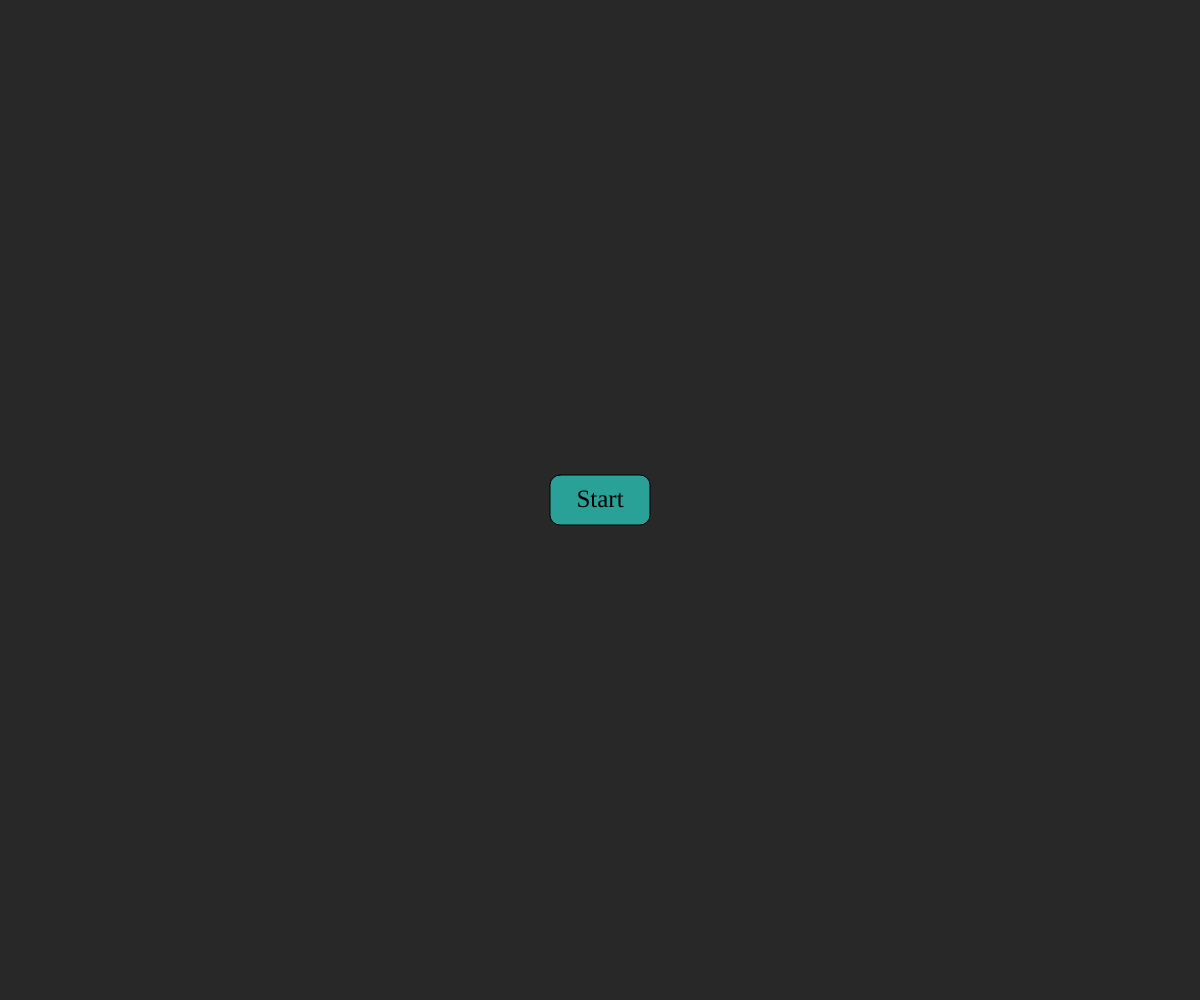
Frame 1 (no input)
Frame 60 (no input): identical to frame 1, image omitted
Frame 120 (the mouse pressed at the canvas centre since frame 60): identical to frame 1, image omitted

The p5.js sketch that drew this single still picture (run headless with seeded random() and noise() and a simulated clock; from frame 60 on, the mouse is pressed at the canvas centre):

// p5.js sketch
// ── sketch.js
// Generic Variables
let w; // width of the canvas
let h; // height of the canvas

// Grid Variables
let columns; // columns in the game (how long the words will be)
let rows; // rows in the game (total amt of guesses)
let gridSize; // size of the grid boxes
let squareSize; // size of the letter boxes
let yOffset; // offset for pushing the grid up/down
let xOffset; // offset for pushing the grid left/right
let ymargin; // calculating the xmargin
let xMargin; // calculating the ymargin

// Colors
let gridColor; // color of the grid
let letterBlank; // color of the letter boxes when no letters have been used
let letterRight; // color of when a guessed letter is correct
let letterClose; // color of when a guessed letter is close
let letterWrong; // color of when a guessed letter is wrong
let btnStart; // color of menu start button
let btnGeneric; // color of generic button

// Menu variable
let menu;

// Button Variables
let BUTTON_HEIGHT;
let BUTTON_WIDTH;

// Letters array
let letterIndex;
let wordIndex;
let letters;
let goalWord;

// Regular expression for letters
const regex = /[A-Za-z]+/;

function setup () {
    /* ----- Initialize variables -----*/
    // Generic variables
    w = windowWidth;
    h = windowHeight;

    // Grid Variables
    columns = 4;
    rows = 6;
    gridSize = 75;
    squareSize = 60;
    yOffset = 45;
    xOffset = 0;

    // Color variables
    gridColor = 50;
    letterBlank = 60;
    letterRight = color(19, 186, 65);
    letterClose = color(255, 159, 45);
    letterWrong = color(247, 65, 65);
    btnStart = color(42, 161, 151);
    btnGeneric = color(131, 148, 150);

    // Menu variable
    menu = 0;

    // Button Variables
    BUTTON_HEIGHT = 50;
    BUTTON_WIDTH = 100;

    // Letters array
    letterIndex = 0;
    wordIndex = 0;
    letters = [...new Array(rows)].map(() => new Array(columns));

    // Create the canvas we'll work on
    createCanvas(w, h);
} // setup()

function draw () {
    if (menu === 0) {
        menuView();
    } else if (menu === 1) {
        goalWord = "PEAR";
        gameView();
    }
} // draw()

/* --------------------- */
/* ----- FUNCTIONS ----- */
/* --------------------- */

function mouseClicked () {
    xLimit = BUTTON_WIDTH / 2;
    yLimit = BUTTON_HEIGHT / 2;

    // // log where the mouse is
    // console.log(mouseX + ", " + mouseY)
    // console.log("xLimit = " + xLimit)
    // console.log("yLimit = " + yLimit)
    // console.log("leftLimit = " + ((w/2) - xLimit) + " rightLimit = " + ((w/2) + xLimit))
    // console.log("upperLimit = " + ((h/2) - yLimit) + " rightLimit = " + ((h/2) + yLimit))

    // if we're on the base menu...
    if (menu === 0 && // ... and we're within the right x limits...
         mouseX > ((w / 2) - xLimit) && mouseX < ((w / 2) + xLimit)) // ... and we're within the right y limits...
    {
        if (mouseY > ((h / 2) - yLimit) && mouseY < ((h / 2) + yLimit))
        // ... then we've clicked a button!
        {
            menu = 1;
        } else {
            menu = 0;
        }
    }
} // mouseClicked()

function keyPressed () {
    const character = String.fromCodePoint(keyCode);

    if (keyCode === BACKSPACE) {
        letterIndex--;
        if (letterIndex === -1) {
            letters[wordIndex][letterIndex + 1] = "";
            letterIndex++;
        } else {
            letters[wordIndex][letterIndex] = "";
        }
    // console.log(letters);
    } else if (keyCode === ENTER) {
        goalWordVerify();
        if (letterIndex !== 0 && letterIndex % columns === 0) {
            letterIndex = 0;
            wordIndex = (wordIndex + 1) % rows;
            if(wordIndex === 0) {
                failed();
            }
        }
    }
    // if not backspace or enter check for character
    else if (regex.test(character)) {
        letters[wordIndex][letterIndex] = character;
        // letterIndex = (letterIndex + 1) % columns;
        if (letterIndex < columns) {
            letterIndex++;
        }
    // console.log(letters);
    } else {
        console.log(`Bad key: ${character}`);
    }
    // console.log(`Letter: ${letterIndex} Word: ${wordIndex}`);
} // keyPressed()

function windowResized () {
    resizeCanvas(windowWidth, windowHeight, true);
    w = windowWidth;
    h = windowHeight;
} // windowResized()

function failed() {
    console.log(`You lost! :( Goal word was: ${goalWord}`);
    setTimeout(() => {
        setup();
    }, 3000); // wait for 3 seconds
}

function goalWordFill (i, j) {
    if (letters[j][i] === undefined || letters[j][i] === "" || j >= wordIndex) {
        fill(letterBlank);
    } else if (goalWord.includes(letters[j][i])) {
        fill(letterClose);
        if (goalWord[i] === letters[j][i]) {
            fill(letterRight);
        }
    } else {
        fill(letterWrong);
    }
}

function goalWordVerify () {
    win = true;
    for (let i = 0; i < columns; i++) {
        if (letters[wordIndex][i] !== goalWord[i]) {
            win = false;
        }
    }

    if (win) {
        console.log(`You won!`);
        setTimeout(() => {
            setup();
        }, 3000); // wait for 3 seconds
    }
}

/* ----------------- */
/* ----- MENUS ----- */
/* ----------------- */

function gameView () {
    background(60);
    rectMode(CORNER);

    yMargin = ((h - (rows * gridSize)) / 2) + yOffset;
    xMargin = ((w - (columns * gridSize)) / 2) + xOffset;

    /* ----- Draw the grid and letter boxes ----- */
    // for each box in the grid...
    for (let i = 0; i < columns; i++) {
        for (let j = 0; j < rows; j++) {
            // ...set the xPos and yPos for the letters
            const xPos = (i * gridSize) + xMargin + ((gridSize - squareSize) / 2);
            const yPos = (j * gridSize) + yMargin + ((gridSize - squareSize) / 2);

            // ...set the gridxPos and gridyPos for this gridBoxes
            const gridxPos = (i * gridSize) + xMargin;
            const gridyPos = (j * gridSize) + yMargin;

            // ...create the two boxes in the grid

            fill(gridColor);
            square(gridxPos, gridyPos, gridSize, 4);

            goalWordFill(i, j);

            square(xPos, yPos, squareSize, 10);
            fill(0);
            textAlign(CENTER, CENTER);
            textSize(30);
            text(letters[j][i], xPos, yPos + (squareSize / 2) + 2, squareSize);

            // if (letters[i][j] != null) {
            //   print("This letter is " + letters[i][j])
            // }
        }
    }
}

function menuView () {
    background(40);

    rectMode(CENTER);
    fill(btnStart);
    rect(w / 2, h / 2, BUTTON_WIDTH, BUTTON_HEIGHT, 10);

    textFont("Georgia");
    textAlign(CENTER, CENTER);
    textSize(25);
    fill(0);
    text("Start", w / 2, h / 2, BUTTON_WIDTH, BUTTON_HEIGHT);
}

// ── words.js
{
    words : [
        "rebut",
        "humph",
        "awake",
        "blush",
        "focal",
        "evade",
        "naval",
        "serve",
        "heath",
        "dwarf",
        "model",
        "karma",
        "stink",
        "grade",
        "quiet",
        "bench",
        "abate",
        "feign",
        "major",
        "death",
        "fresh",
        "crust",
        "stool",
        "colon",
        "abase",
        "marry",
        "react",
        "batty",
        "pride",
        "floss",
        "helix",
        "croak",
        "staff",
        "paper",
        "unfed",
        "whelp",
        "trawl",
        "outdo",
        "adobe",
        "crazy",
        "sower",
        "repay",
        "digit",
        "crate",
        "cluck",
        "spike",
        "mimic",
        "pound",
        "maxim",
        "linen",
        "unmet",
        "flesh",
        "forth",
        "first",
        "stand",
        "belly",
        "ivory",
        "seedy",
        "print",
        "yearn",
        "drain",
        "bribe",
        "stout",
        "panel",
        "crass",
        "flume",
        "offal",
        "agree",
        "error",
        "swirl",
        "argue",
        "bleed",
        "delta",
        "flick",
        "totem",
        "wooer",
        "front",
        "shrub",
        "parry",
        "biome",
        "lapel",
        "start",
        "greet",
        "goner",
        "golem",
        "loopy",
        "round",
        "audit",
        "lying",
        "gamma",
        "labor",
        "islet",
        "civic",
        "forge",
        "corny",
        "moult",
        "basic",
        "salad",
        "agate",
        "spicy",
        "spray",
        "essay",
        "fjord",
        "spend",
        "kebab",
        "guild",
        "aback",
        "motor",
        "alone",
        "hatch",
        "hyper",
        "thumb",
        "dowry",
        "ought",
        "belch",
        "dutch",
        "pilot",
        "tweed",
        "comet",
        "jaunt",
        "steed",
        "abyss",
        "growl",
        "fling",
        "dozen",
        "erode",
        "world",
        "gouge",
        "click",
        "briar",
        "great",
        "altar",
        "pulpy",
        "blurt",
        "coast",
        "duchy",
        "fixer",
        "group",
        "rogue",
        "badly",
        "smart",
        "pithy",
        "gaudy",
        "chill",
        "heron",
        "finer",
        "surer",
        "radio",
        "rouge",
        "perch",
        "retch",
        "wrote",
        "clock",
        "tilde",
        "store",
        "prove",
        "bring",
        "solve",
        "cheat",
        "grime",
        "exult",
        "usher",
        "epoch",
        "triad",
        "break",
        "rhino",
        "viral",
        "conic",
        "masse",
        "sonic",
        "vital",
        "trace",
        "using",
        "peach",
        "champ",
        "baton",
        "brake",
        "pluck",
        "craze",
        "gripe",
        "weary",
        "picky",
        "acute",
        "ferry",
        "aside",
        "tapir",
        "troll",
        "unify",
        "rebus",
        "boost",
        "truss",
        "siege",
        "tiger",
        "banal",
        "slump",
        "crank",
        "gorge",
        "query",
        "drink",
        "favor",
        "abbey",
        "tangy",
        "panic",
        "solar",
        "shire",
        "proxy",
        "point",
        "robot",
        "wince",
        "crimp",
        "knoll",
        "sugar",
        "whack",
        "mount",
        "perky",
        "could",
        "wrung",
        "light",
        "those",
        "shard",
        "pleat",
        "aloft",
        "skill",
        "elder",
        "frame",
        "humor",
        "pause",
        "ulcer",
        "ultra",
        "robin",
        "cynic",
        "aroma",
        "caulk",
        "shake",
        "dodge",
        "swill",
        "tacit",
        "other",
        "thorn",
        "trove",
        "bloke",
        "vivid",
        "spill",
        "chant",
        "choke",
        "nasty",
        "mourn",
        "ahead",
        "brine",
        "cloth",
        "hoard",
        "sweet",
        "month",
        "lapse",
        "watch",
        "today",
        "focus",
        "smelt",
        "tease",
        "cater",
        "movie",
        "saute",
        "allow",
        "renew",
        "their",
        "slosh",
        "purge",
        "chest",
        "depot",
        "epoxy",
        "found",
        "shall",
        "harry",
        "stove",
        "lowly",
        "snout",
        "trope",
        "fewer",
        "shawl",
        "natal",
        "comma",
        "foray",
        "scare",
        "stair",
        "black",
        "squad",
        "royal",
        "chunk",
        "mince",
        "shame",
        "ample",
        "flair",
        "foyer",
        "cargo",
        "oxide",
        "plant",
        "olive",
        "inert",
        "askew",
        "heist",
        "shown",
        "zesty",
        "hasty",
        "trash",
        "fella",
        "larva",
        "forgo",
        "story",
        "hairy",
        "train",
        "homer",
        "badge",
        "midst",
        "canny",
        "slung",
        "metal",
        "yield",
        "delve",
        "being",
        "scour",
        "glass",
        "gamer",
        "scrap",
        "money",
        "hinge",
        "album",
        "vouch",
        "asset",
        "tiara",
        "crept",
        "bayou",
        "atoll",
        "manor",
        "creak",
        "showy",
        "phase",
        "froth",
        "depth",
        "gloom",
        "flood",
        "trait",
        "girth",
        "piety",
        "payer",
        "goose",
        "float",
        "donor",
        "atone",
        "primo",
        "apron",
        "blown",
        "cacao",
        "loser",
        "input",
        "gloat",
        "awful",
        "brink",
        "smite",
        "beady",
        "rusty",
        "retro",
        "droll",
        "gawky",
        "hutch",
        "pinto",
        "gaily",
        "egret",
        "lilac",
        "sever",
        "field",
        "fluff",
        "hydro",
        "flack",
        "agape",
        "voice",
        "stead",
        "stalk",
        "berth",
        "madam",
        "night",
        "bland",
        "liver",
        "wedge",
        "augur",
        "roomy",
        "wacky",
        "flock",
        "angry",
        "bobby",
        "trite",
        "aphid",
        "midge",
        "power",
        "elope",
        "cinch",
        "motto",
        "stomp",
        "upset",
        "bluff",
        "cramp",
        "quart",
        "coyly",
        "youth",
        "rhyme",
        "buggy",
        "alien",
        "smear",
        "unfit",
        "patty",
        "cling",
        "glean",
        "label",
        "hunky",
        "khaki",
        "poker",
        "gruel",
        "twice",
        "twang",
        "shrug",
        "treat",
        "unlit",
        "waste",
        "merit",
        "woven",
        "octal",
        "needy",
        "clown",
        "widow",
        "irony",
        "ruder",
        "gauze",
        "chief",
        "onset",
        "prize",
        "fungi",
        "charm",
        "gully",
        "inter",
        "whoop",
        "taunt",
        "leery",
        "class",
        "theme",
        "lofty",
        "tibia",
        "alpha",
        "thyme",
        "eclat",
        "doubt",
        "parer",
        "chute",
        "stick",
        "trice",
        "alike",
        "sooth",
        "recap",
        "saint",
        "liege",
        "glory",
        "grate",
        "admit",
        "brisk",
        "soggy",
        "usurp",
        "scald",
        "scorn",
        "leave",
        "twine",
        "sting",
        "bough",
        "marsh",
        "sloth",
        "dandy",
        "vigor",
        "howdy",
        "enjoy",
        "valid",
        "ionic",
        "equal",
        "unset",
        "floor",
        "catch",
        "spade",
        "exist",
        "quirk",
        "denim",
        "grove",
        "spiel",
        "mummy",
        "fault",
        "foggy",
        "flout",
        "carry",
        "sneak",
        "libel",
        "waltz",
        "aptly",
        "piney",
        "inept",
        "aloud",
        "photo",
        "dream",
        "stale",
        "vomit",
        "ombre",
        "unite",
        "snarl",
        "baker",
        "there",
        "glyph",
        "pooch",
        "hippy",
        "spell",
        "folly",
        "louse",
        "gulch",
        "vault",
        "godly",
        "threw",
        "fleet",
        "grave",
        "inane",
        "shock",
        "crave",
        "spite",
        "valve",
        "skimp",
        "claim",
        "rainy",
        "musty",
        "pique",
        "quasi",
        "arise",
        "aging",
        "valet",
        "avert",
        "stuck",
        "recut",
        "mulch",
        "genre",
        "plume",
        "rifle",
        "count",
        "incur",
        "total",
        "wrest",
        "mocha",
        "deter",
        "study",
        "safer",
        "rivet",
        "funny",
        "smoke",
        "mound",
        "undue",
        "sedan",
        "swine",
        "guile",
        "gusty",
        "equip",
        "tough",
        "canoe",
        "chaos",
        "covet",
        "human",
        "udder",
        "lunch",
        "blast",
        "stray",
        "manga",
        "melee",
        "lefty",
        "quick",
        "paste",
        "given",
        "octet",
        "risen",
        "groan",
        "leaky",
        "grind",
        "carve",
        "loose",
        "sadly",
        "spilt",
        "apple",
        "slack",
        "honey",
        "final",
        "sheen",
        "eerie",
        "minty",
        "slick",
        "derby",
        "wharf",
        "spelt",
        "coach",
        "erupt",
        "singe",
        "price",
        "spawn",
        "fairy",
        "jiffy",
        "filmy",
        "stack",
        "chose",
        "sleep",
        "ardor",
        "nanny",
        "niece",
        "woozy",
        "handy",
        "grace",
        "ditto",
        "stank",
        "cream",
        "usual",
        "diode",
        "valor",
        "angle",
        "ninja",
        "muddy",
        "chase",
        "reply",
        "prone",
        "spoil",
        "heart",
        "shade",
        "diner",
        "arson",
        "sleet",
        "dowel",
        "couch",
        "palsy",
        "bowel",
        "smile",
        "evoke",
        "creek",
        "lance",
        "eagle",
        "idiot",
        "siren",
        "built",
        "embed",
        "award",
        "dross",
        "annul",
        "goody",
        "frown",
        "patio",
        "laden",
        "humid",
        "elite",
        "lymph",
        "edify",
        "might",
        "reset",
        "visit",
        "gusto",
        "purse",
        "vapor",
        "crock",
        "write",
        "sunny",
        "loath",
        "chaff",
        "slide",
        "venom",
        "stamp",
        "sorry",
        "still",
        "acorn",
        "aping",
        "pushy",
        "tamer",
        "hater",
        "mania",
        "awoke",
        "brawn",
        "swift",
        "exile",
        "birch",
        "lucky",
        "freer",
        "risky",
        "ghost",
        "plier",
        "lunar",
        "winch",
        "snare",
        "nurse",
        "house",
        "borax",
        "nicer",
        "lurch",
        "exalt",
        "about",
        "savvy",
        "toxin",
        "tunic",
        "pried",
        "inlay",
        "chump",
        "lanky",
        "cress",
        "eater",
        "elude",
        "cycle",
        "kitty",
        "boule",
        "moron",
        "tenet",
        "place",
        "lobby",
        "plush",
        "vigil",
        "index",
        "blink",
        "clung",
        "qualm",
        "croup",
        "clink",
        "juicy",
        "stage",
        "decay",
        "nerve",
        "flier",
        "shaft",
        "crook",
        "clean",
        "china",
        "ridge",
        "vowel",
        "gnome",
        "snuck",
        "icing",
        "spiny",
        "rigor",
        "snail",
        "flown",
        "rabid",
        "prose",
        "thank",
        "poppy",
        "budge",
        "fiber",
        "moldy",
        "dowdy",
        "kneel",
        "track",
        "caddy",
        "quell",
        "dumpy",
        "paler",
        "swore",
        "rebar",
        "scuba",
        "splat",
        "flyer",
        "mason",
        "doing",
        "ozone",
        "amply",
        "molar",
        "ovary",
        "beset",
        "queue",
        "cliff",
        "magic",
        "truce",
        "sport",
        "fritz",
        "edict",
        "twirl",
        "verse",
        "llama",
        "eaten",
        "range",
        "whisk",
        "hovel",
        "rehab",
        "macaw",
        "sigma",
        "spout",
        "verve",
        "sushi",
        "dying",
        "fetid",
        "brain",
        "buddy",
        "thump",
        "scion",
        "candy",
        "chord",
        "basin",
        "march",
        "crowd",
        "arbor",
        "gayly",
        "musky",
        "stain",
        "dally",
        "bless",
        "bravo",
        "stung",
        "title",
        "ruler",
        "kiosk",
        "blond",
        "ennui",
        "layer",
        "fluid",
        "tatty",
        "score",
        "cutie",
        "zebra",
        "barge",
        "matey",
        "bluer",
        "aider",
        "shook",
        "river",
        "privy",
        "betel",
        "frisk",
        "bongo",
        "begun",
        "azure",
        "weave",
        "genie",
        "sound",
        "glove",
        "braid",
        "scope",
        "wryly",
        "rover",
        "assay",
        "ocean",
        "bloom",
        "irate",
        "later",
        "woken",
        "silky",
        "wreck",
        "dwelt",
        "slate",
        "smack",
        "solid",
        "amaze",
        "hazel",
        "wrist",
        "jolly",
        "globe",
        "flint",
        "rouse",
        "civil",
        "vista",
        "relax",
        "cover",
        "alive",
        "beech",
        "jetty",
        "bliss",
        "vocal",
        "often",
        "dolly",
        "eight",
        "joker",
        "since",
        "event",
        "ensue",
        "shunt",
        "diver",
        "poser",
        "worst",
        "sweep",
        "alley",
        "creed",
        "anime",
        "leafy",
        "bosom",
        "dunce",
        "stare",
        "pudgy",
        "waive",
        "choir",
        "stood",
        "spoke",
        "outgo",
        "delay",
        "bilge",
        "ideal",
        "clasp",
        "seize",
        "hotly",
        "laugh",
        "sieve",
        "block",
        "meant",
        "grape",
        "noose",
        "hardy",
        "shied",
        "drawl",
        "daisy",
        "putty",
        "strut",
        "burnt",
        "tulip",
        "crick",
        "idyll",
        "furor",
        "geeky",
        "cough",
        "naive",
        "shoal",
        "stork",
        "bathe",
        "aunty",
        "check",
        "prime",
        "brass",
        "outer",
        "furry",
        "razor",
        "elect",
        "evict",
        "imply",
        "demur",
        "quota",
        "haven",
        "cavil",
        "swear",
        "crump",
        "dough",
        "gavel",
        "wagon",
        "salon",
        "nudge",
        "harem",
        "pitch",
        "sworn",
        "pupil",
        "excel",
        "stony",
        "cabin",
        "unzip",
        "queen",
        "trout",
        "polyp",
        "earth",
        "storm",
        "until",
        "taper",
        "enter",
        "child",
        "adopt",
        "minor",
        "husky",
        "brave",
        "filet",
        "slime",
        "glint",
        "tread",
        "steal",
        "regal",
        "guest",
        "every",
        "murky",
        "share",
        "spore",
        "hoist",
        "buxom",
        "inner",
        "otter",
        "dimly",
        "level",
        "sumac",
        "donut",
        "stilt",
        "arena",
        "sheet",
        "scrub",
        "fancy",
        "slimy",
        "pearl",
        "silly",
        "porch",
        "dingo",
        "sepia",
        "amble",
        "shady",
        "bread",
        "friar",
        "reign",
        "dairy",
        "quill",
        "cross",
        "brood",
        "tuber",
        "shear",
        "posit",
        "blank",
        "villa",
        "shank",
        "piggy",
        "freak",
        "which",
        "among",
        "shell",
        "would",
        "algae",
        "large",
        "rabbi",
        "agony",
        "amuse",
        "bushy",
        "copse",
        "knife",
        "pouch",
        "ascot",
        "plane",
        "crown",
        "urban",
        "snide",
        "relay",
        "abide",
        "viola",
        "rajah",
        "straw",
        "dilly",
        "crash",
        "amass",
        "third",
        "trick",
        "tutor",
        "woody",
        "blurb",
        "grief",
        "disco",
        "where",
        "sassy",
        "beach",
        "sauna",
        "comic",
        "clued",
        "creep",
        "caste",
        "graze",
        "frock",
        "prong",
        "lurid",
        "steel",
        "halve",
        "buyer",
        "vinyl",
        "utile",
        "smell",
        "adage",
        "worry",
        "tasty",
        "local",
        "trade",
        "finch",
        "ashen",
        "modal",
        "gaunt",
        "clove",
        "enact",
        "adorn",
        "roast",
        "speck",
        "sheik",
        "missy",
        "grunt",
        "snoop",
        "party",
        "touch",
        "mafia",
        "emcee",
        "array",
        "south",
        "vapid",
        "jelly",
        "skulk",
        "angst",
        "tubal",
        "lower",
        "crest",
        "sweat",
        "cyber",
        "adore",
        "tardy",
        "swami",
        "notch",
        "groom",
        "roach",
        "hitch",
        "young",
        "align",
        "ready",
        "frond",
        "strap",
        "puree",
        "realm",
        "venue",
        "swarm",
        "offer",
        "seven",
        "dryer",
        "diary",
        "dryly",
        "drank",
        "acrid",
        "heady",
        "theta",
        "junto",
        "pixie",
        "quoth",
        "bonus",
        "shalt",
        "penne",
        "amend",
        "datum",
        "build",
        "piano",
        "shelf",
        "lodge",
        "suing",
        "rearm",
        "coral",
        "ramen",
        "worth",
        "infer",
        "overt",
        "mayor",
        "ovoid",
        "glide",
        "usage",
        "poise",
        "chuck",
        "prank",
        "fishy",
        "tooth",
        "ether",
        "drove",
        "idler",
        "swath",
        "stint",
        "while",
        "begat",
        "apply",
        "slang",
        "tarot",
        "radar",
        "credo",
        "aware",
        "canon",
        "shift",
        "timer",
        "bylaw",
        "serum",
        "three",
        "steak",
        "iliac",
        "shirk",
        "blunt",
        "puppy",
        "penal",
        "joist",
        "bunny",
        "shape",
        "beget",
        "wheel",
        "adept",
        "stunt",
        "stole",
        "topaz",
        "chore",
        "fluke",
        "afoot",
        "bloat",
        "bully",
        "dense",
        "caper",
        "sneer",
        "boxer",
        "jumbo",
        "lunge",
        "space",
        "avail",
        "short",
        "slurp",
        "loyal",
        "pizza",
        "conch",
        "tempo",
        "droop",
        "plate",
        "plunk",
        "afoul",
        "savoy",
        "steep",
        "agile",
        "stake",
        "dwell",
        "knave",
        "beard",
        "arose",
        "motif",
        "smash",
        "broil",
        "glare",
        "shove",
        "baggy",
        "mammy",
        "swamp",
        "along",
        "rugby",
        "wager",
        "quack",
        "squat",
        "snaky",
        "debit",
        "mange",
        "skate",
        "ninth",
        "joust",
        "spurn",
        "medal",
        "micro",
        "rebel",
        "flank",
        "learn",
        "nadir",
        "maple",
        "comfy",
        "remit",
        "gruff",
        "ester",
        "least",
        "mogul",
        "fetch",
        "cause",
        "oaken",
        "aglow",
        "meaty",
        "gaffe",
        "shyly",
        "racer",
        "prowl",
        "thief",
        "stern",
        "poesy",
        "rocky",
        "tweet",
        "waist",
        "spire",
        "grope",
        "havoc",
        "patsy",
        "truly",
        "forty",
        "deity",
        "uncle",
        "swish",
        "giver",
        "preen",
        "bevel",
        "lemur",
        "draft",
        "slope",
        "annoy",
        "lingo",
        "bleak",
        "ditty",
        "curly",
        "cedar",
        "dirge",
        "grown",
        "horde",
        "drool",
        "shuck",
        "crypt",
        "cumin",
        "stock",
        "gravy",
        "locus",
        "wider",
        "breed",
        "quite",
        "chafe",
        "cache",
        "blimp",
        "deign",
        "fiend",
        "logic",
        "cheap",
        "elide",
        "rigid",
        "false",
        "renal",
        "pence",
        "rowdy",
        "shoot",
        "blaze",
        "envoy",
        "posse",
        "brief",
        "never",
        "abort",
        "mouse",
        "mucky",
        "sulky",
        "fiery",
        "media",
        "trunk",
        "yeast",
        "clear",
        "skunk",
        "scalp",
        "bitty",
        "cider",
        "koala",
        "duvet",
        "segue",
        "creme",
        "super",
        "grill",
        "after",
        "owner",
        "ember",
        "reach",
        "nobly",
        "empty",
        "speed",
        "gipsy",
        "recur",
        "smock",
        "dread",
        "merge",
        "burst",
        "kappa",
        "amity",
        "shaky",
        "hover",
        "carol",
        "snort",
        "synod",
        "faint",
        "haunt",
        "flour",
        "chair",
        "detox",
        "shrew",
        "tense",
        "plied",
        "quark",
        "burly",
        "novel",
        "waxen",
        "stoic",
        "jerky",
        "blitz",
        "beefy",
        "lyric",
        "towel",
        "quilt",
        "below",
        "bingo",
        "wispy",
        "brash",
        "scone",
        "toast",
        "easel",
        "saucy",
        "value",
        "spice",
        "honor",
        "route",
        "sharp",
        "bawdy",
        "radii",
        "skull",
        "phony",
        "issue",
        "swell",
        "trial",
        "flora",
        "upper",
        "latch",
        "wight",
        "brick",
        "retry",
        "holly",
        "decal",
        "grass",
        "shack",
        "dogma",
        "mover",
        "defer",
        "sober",
        "optic",
        "crier",
        "vying",
        "nomad",
        "flute",
        "hippo",
        "shark",
        "drier",
        "bugle",
        "tawny",
        "chalk",
        "feast",
        "ruddy",
        "pedal",
        "scarf",
        "cruel",
        "bleat",
        "tidal",
        "slush",
        "windy",
        "dusty",
        "sally",
        "igloo",
        "nerdy",
        "jewel",
        "shone",
        "whale",
        "fugue",
        "elbow",
        "crumb",
        "pansy",
        "welsh",
        "syrup",
        "terse",
        "suave",
        "gamut",
        "swung",
        "drake",
        "freed",
        "afire",
        "shirt",
        "grout",
        "oddly",
        "tithe",
        "plaid",
        "dummy",
        "broom",
        "blind",
        "torch",
        "enemy",
        "again",
        "tying",
        "pesky",
        "alter",
        "gazer",
        "noble",
        "ethos",
        "bride",
        "extol",
        "decor",
        "hobby",
        "beast",
        "idiom",
        "utter",
        "these",
        "sixth",
        "alarm",
        "erase",
        "elegy",
        "piper",
        "scaly",
        "scold",
        "chick",
        "sooty",
        "canal",
        "whiny",
        "slash",
        "quake",
        "joint",
        "swept",
        "heavy",
        "wield",
        "femme",
        "lasso",
        "maize",
        "shale",
        "screw",
        "spree",
        "smoky",
        "whiff",
        "scent",
        "glade",
        "spent",
        "prism",
        "stoke",
        "riper",
        "orbit",
        "cocoa",
        "guilt",
        "humus",
        "shush",
        "table",
        "smirk",
        "wrong",
        "noisy",
        "alert",
        "shiny",
        "elate",
        "resin",
        "whole",
        "hunch",
        "pixel",
        "polar",
        "hotel",
        "sword",
        "cleat",
        "mango",
        "rumba",
        "puffy",
        "filly",
        "billy",
        "leash",
        "clout",
        "dance",
        "ovate",
        "facet",
        "chili",
        "paint",
        "liner",
        "curio",
        "salty",
        "audio",
        "snake",
        "fable",
        "cloak",
        "navel",
        "spurt",
        "pesto",
        "balmy",
        "flash",
        "unwed",
        "early",
        "churn",
        "weedy",
        "stump",
        "lease",
        "witty",
        "wimpy",
        "spoof",
        "saner",
        "blend",
        "salsa",
        "thick",
        "warty",
        "manic",
        "blare",
        "squib",
        "spoon",
        "probe",
        "crepe",
        "knack",
        "force",
        "debut",
        "order",
        "haste",
        "teeth",
        "agent",
        "widen",
        "icily",
        "slice",
        "ingot",
        "clash",
        "juror",
        "blood",
        "abode",
        "throw",
        "unity",
        "pivot",
        "slept",
        "troop",
        "spare",
        "sewer",
        "parse",
        "morph",
        "cacti",
        "tacky",
        "spool",
        "demon",
        "moody",
        "annex",
        "begin",
        "fuzzy",
        "patch",
        "water",
        "lumpy",
        "admin",
        "omega",
        "limit",
        "tabby",
        "macho",
        "aisle",
        "skiff",
        "basis",
        "plank",
        "verge",
        "botch",
        "crawl",
        "lousy",
        "slain",
        "cubic",
        "raise",
        "wrack",
        "guide",
        "foist",
        "cameo",
        "under",
        "actor",
        "revue",
        "fraud",
        "harpy",
        "scoop",
        "climb",
        "refer",
        "olden",
        "clerk",
        "debar",
        "tally",
        "ethic",
        "cairn",
        "tulle",
        "ghoul",
        "hilly",
        "crude",
        "apart",
        "scale",
        "older",
        "plain",
        "briny",
        "abbot",
        "rerun",
        "quest",
        "crisp",
        "bound",
        "befit",
        "drawn",
        "suite",
        "itchy",
        "cheer",
        "bagel",
        "guess",
        "broad",
        "axiom",
        "chard",
        "caput",
        "leant",
        "harsh",
        "curse",
        "proud",
        "swing",
        "opine",
        "taste",
        "lupus",
        "gumbo",
        "miner",
        "green",
        "chasm",
        "lipid",
        "topic",
        "armor",
        "brush",
        "crane",
        "mural",
        "abled",
        "habit",
        "bossy",
        "maker",
        "dusky",
        "dizzy",
        "lithe",
        "brook",
        "jazzy",
        "fifty",
        "sense",
        "giant",
        "surly",
        "legal",
        "fatal",
        "flunk",
        "began",
        "prune",
        "small",
        "slant",
        "scoff",
        "torus",
        "ninny",
        "covey",
        "viper",
        "taken",
        "moral",
        "vogue",
        "owing",
        "token",
        "entry",
        "booth",
        "voter",
        "chide",
        "elfin",
        "ebony",
        "neigh",
        "minim",
        "melon",
        "kneed",
        "decoy",
        "voila",
        "ankle",
        "arrow",
        "mushy",
        "tribe",
        "cease",
        "eager",
        "birth",
        "graph",
        "odder",
        "terra",
        "weird",
        "tried",
        "clack",
        "color",
        "rough",
        "weigh",
        "uncut",
        "ladle",
        "strip",
        "craft",
        "minus",
        "dicey",
        "titan",
        "lucid",
        "vicar",
        "dress",
        "ditch",
        "pasta",
        "taffy",
        "flame",
        "swoop",
        "aloof",
        "sight",
        "broke",
        "teary",
        "chart",
        "sixty",
        "wordy",
        "sheer",
        "nosey",
        "savor",
        "clamp",
        "funky",
        "foamy",
        "toxic",
        "brand",
        "plumb",
        "dingy",
        "butte",
        "drill",
        "tripe",
        "bicep",
        "tenor",
        "krill",
        "worse",
        "drama",
        "hyena",
        "think",
        "ratio",
        "cobra",
        "basil",
        "scrum",
        "bused",
        "phone",
        "court",
        "camel",
        "proof",
        "heard",
        "angel",
        "petal",
        "pouty",
        "throb",
        "maybe",
        "fetal",
        "sprig",
        "spine",
        "shout",
        "cadet",
        "macro",
        "dodgy",
        "satyr",
        "rarer",
        "binge",
        "trend",
        "nutty",
        "leapt",
        "amiss",
        "split",
        "myrrh",
        "width",
        "sonar",
        "tower",
        "baron",
        "fever",
        "waver",
        "spark",
        "belie",
        "sloop",
        "expel",
        "smote",
        "baler",
        "above",
        "north",
        "wafer",
        "scant",
        "frill",
        "awash",
        "snack",
        "scowl",
        "frail",
        "drift",
        "limbo",
        "fence",
        "motel",
        "ounce",
        "wreak",
        "revel",
        "talon",
        "prior",
        "knelt",
        "cello",
        "flake",
        "debug",
        "anode",
        "crime",
        "salve",
        "scout",
        "imbue",
        "pinky",
        "stave",
        "vague",
        "chock",
        "fight",
        "video",
        "stone",
        "teach",
        "cleft",
        "frost",
        "prawn",
        "twist",
        "apnea",
        "stiff",
        "plaza",
        "ledge",
        "tweak",
        "board",
        "grant",
        "medic",
        "bacon",
        "cable",
        "brawl",
        "slunk",
        "raspy",
        "forum",
        "drone",
        "women",
        "mucus",
        "boast",
        "coven",
        "tumor",
        "truer",
        "wrath",
        "stall",
        "steam",
        "axial",
        "purer",
        "daily",
        "trail",
        "niche",
        "mealy",
        "juice",
        "nylon",
        "plump",
        "merry",
        "flail",
        "papal",
        "wheat",
        "berry",
        "cower",
        "brute",
        "leggy",
        "snipe",
        "sinew",
        "skier",
        "penny",
        "jumpy",
        "rally",
        "umbra",
        "scary",
        "modem",
        "gross",
        "avian",
        "greed",
        "tonic",
        "parka",
        "sniff",
        "livid",
        "stark",
        "giddy",
        "reuse",
        "taboo",
        "avoid",
        "quote",
        "liken",
        "gloss",
        "beret",
        "noise",
        "gland",
        "dealt",
        "sling",
        "rumor",
        "opera",
        "tonga",
        "flare",
        "wound",
        "white",
        "bulky",
        "etude",
        "horse",
        "circa",
        "paddy",
        "inbox",
        "fizzy",
        "grain",
        "exert",
        "surge",
        "gleam",
        "belle",
        "salvo",
        "crush",
        "fruit",
        "sappy",
        "taker",
        "tract",
        "ovine",
        "spiky",
        "frank",
        "reedy",
        "filth",
        "spasm",
        "heave",
        "mambo",
        "right",
        "clank",
        "trust",
        "lumen",
        "borne",
        "spook",
        "sauce",
        "amber",
        "lathe",
        "carat",
        "corer",
        "dirty",
        "slyly",
        "affix",
        "alloy",
        "sheep",
        "wooly",
        "mauve",
        "flung",
        "yacht",
        "fried",
        "quail",
        "brunt",
        "grimy",
        "cagey",
        "rinse",
        "state",
        "grasp",
        "milky",
        "bison",
        "graft",
        "sandy",
        "baste",
        "flask",
        "hedge",
        "swash",
        "boney",
        "coupe",
        "endow",
        "abhor",
        "welch",
        "blade",
        "tight",
        "geese",
        "miser",
        "mirth",
        "cloud",
        "cabal",
        "leech",
        "close",
        "tenth",
        "pecan",
        "droit",
        "grail",
        "clone",
        "guise",
        "ralph",
        "tango",
        "biddy",
        "smith",
        "mower",
        "payee",
        "serif",
        "drape",
        "fifth",
        "glaze",
        "allot",
        "truck",
        "kayak",
        "virus",
        "testy",
        "tepee",
        "fully",
        "zonal",
        "metro",
        "curry",
        "grand",
        "banjo",
        "axion",
        "bezel",
        "occur",
        "chain",
        "nasal",
        "gooey",
        "filer",
        "brace",
        "allay",
        "pubic",
        "raven",
        "plead",
        "gnash",
        "flaky",
        "munch",
        "dully",
        "eking",
        "thing",
        "slink",
        "hurry",
        "theft",
        "shorn",
        "pygmy",
        "ranch",
        "wring",
        "lemon",
        "shore",
        "mamma",
        "froze",
        "newer",
        "style",
        "moose",
        "antic",
        "drown",
        "vegan",
        "chess",
        "guppy",
        "union",
        "lever",
        "lorry",
        "image",
        "cabby",
        "druid",
        "exact",
        "truth",
        "dopey",
        "spear",
        "cried",
        "chime",
        "crony",
        "stunk",
        "timid",
        "batch",
        "gauge",
        "rotor",
        "curve",
        "latte",
        "witch",
        "bunch",
        "repel",
        "anvil",
        "soapy",
        "meter",
        "broth",
        "madly",
        "dried",
        "scene",
        "known",
        "magma",
        "roost",
        "woman",
        "punch",
        "pasty",
        "downy",
        "knead",
        "whirl",
        "rapid",
        "clang",
        "anger",
        "drive",
        "goofy",
        "email",
        "music",
        "stuff",
        "bleep",
        "rider",
        "mecca",
        "folio",
        "setup",
        "verso",
        "quash",
        "fauna",
        "gummy",
        "happy",
        "newly",
        "fussy",
        "relic",
        "guava",
        "ratty",
        "fudge",
        "femur",
        "chirp",
        "forte",
        "alibi",
        "whine",
        "petty",
        "golly",
        "plait",
        "fleck",
        "felon",
        "gourd",
        "brown",
        "thrum",
        "ficus",
        "stash",
        "decry",
        "wiser",
        "junta",
        "visor",
        "daunt",
        "scree",
        "impel",
        "await",
        "press",
        "whose",
        "turbo",
        "stoop",
        "speak",
        "mangy",
        "eying",
        "inlet",
        "crone",
        "pulse",
        "mossy",
        "staid",
        "hence",
        "pinch",
        "teddy",
        "sully",
        "snore",
        "ripen",
        "snowy",
        "attic",
        "going",
        "leach",
        "mouth",
        "hound",
        "clump",
        "tonal",
        "peril",
        "piece",
        "blame",
        "haute",
        "spied",
        "undid",
        "intro",
        "basal",
        "shine",
        "gecko",
        "rodeo",
        "guard",
        "steer",
        "loamy",
        "scamp",
        "scram",
        "hello",
        "vaunt",
        "organ",
        "feral",
        "knock",
        "extra",
        "condo",
        "adapt",
        "willy",
        "polka",
        "rayon",
        "skirt",
        "faith",
        "torso",
        "match",
        "mercy",
        "tepid",
        "sleek",
        "riser",
        "twixt",
        "peace",
        "flush",
        "catty",
        "login",
        "eject",
        "roger",
        "rival",
        "untie",
        "refit",
        "aorta",
        "adult",
        "judge",
        "rower",
        "artsy",
        "rural",
        "shave"
    ]
}
